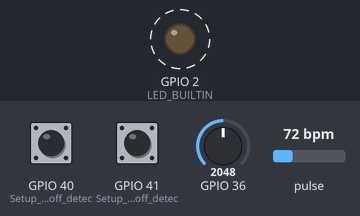
Recording of a sketch running on a simulated ESP32. On the bench: output pins drawn as LEDs (lit = HIGH). Dashed ring = blinking. The inputs (shaded band) are chosen by the test bench; at power-on: pulse 72 bpm, GPIO 36 = 2048, GPIO 40 (Setup_for_leads_off_detec) LOW, GPIO 41 (Setup_for_leads_off_detec) LOW. Nothing arrives over Bluetooth unless stated; what the sketch prints to the serial monitor is not drawn.

Above: at 1.2 s.
1.3 s: pulse set to 158 bpm
At 1.79 s:
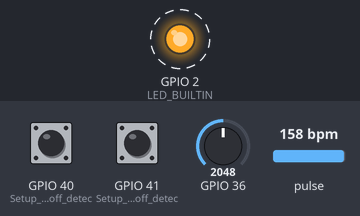
10.3 s: pulse set to 42 bpm
At 11.71 s:
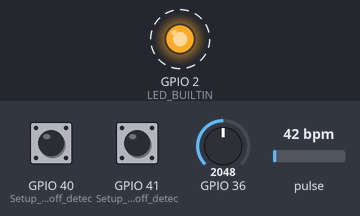
Timing chart, 0 to 14.3 s (numbered marks = the images above; inputs shaded):
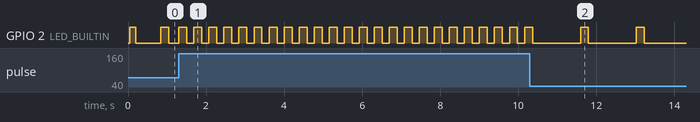

The sketch:

final.ino
```cpp
#define USE_ARDUINO_INTERRUPTS true
#include "BluetoothSerial.h"
#include <PulseSensorPlayground.h>
#define LED_BUILTIN 2 //pin with LED to turn on when BT connected

BluetoothSerial ESP_BT; // Object for Bluetooth
PulseSensorPlayground pulseSensor; //Object for pulsesensor

// global vars
boolean BT_cnx = false;
const int PulseWire = 39;
int Threshold = 550;     // Determine which Signal to "count as a beat" and which to ignore.

void callback(esp_spp_cb_event_t event, esp_spp_cb_param_t *param){
  if(event == ESP_SPP_SRV_OPEN_EVT){
    Serial.println("Client Connected");
    digitalWrite(LED_BUILTIN, HIGH);
    BT_cnx = true;
  }

  if(event == ESP_SPP_CLOSE_EVT ){
    Serial.println("Client disconnected");
    digitalWrite(LED_BUILTIN, LOW);
    BT_cnx = false;
    ESP.restart();
  }
}

void setup() {
  // initialize digital pin 2 as an output.
  pinMode(LED_BUILTIN, OUTPUT);
  // initialize the serial communication:
  Serial.begin(9600);
  Serial.println(); // blank line in serial ...
  pinMode(41, INPUT); // Setup for leads off detection LO +
  pinMode(40, INPUT); // Setup for leads off detection LO -
  // initialize the serial BT communication:
  ESP_BT.register_callback(callback);
  if(!ESP_BT.begin("ESP32_ECG")){
    Serial.println("An error occurred initializing Bluetooth");
  }else{
    Serial.println("Bluetooth initialized... Bluetooth Device is Ready to Pair...");
  }

  pulseSensor.analogInput(PulseWire);
  pulseSensor.blinkOnPulse(LED_BUILTIN);       //blink LED with heartbeat.
  pulseSensor.setThreshold(Threshold);  // Double-check the "pulseSensor" object was created and "began" seeing a signal.
  if (pulseSensor.begin()) {
    Serial.println("We created a pulseSensor Object !");  //This prints one time at power-up, or reset.
  }

}

void loop() {
  if((digitalRead(40) == 1)||(digitalRead(41) == 1)){
    Serial.println('!');
    ESP_BT.println('!');
  }
  else{
    // send the value of analog input 0 to serial:
    Serial.println(analogRead(A0));
    //Do the same for blutooth
    if(BT_cnx){
      ESP_BT.print('E'); //make the app Blutooth Graphics (https://play.google.com/store/apps/details?id=com.emrctn.BluetoothGraphics&hl=en_US) work (as specified by the app)
      ESP_BT.println(analogRead(A0));
    }
  }
  //Wait a little to keep serial data from saturating
  delay(1);

  int myBPM = pulseSensor.getBeatsPerMinute();  // Calls function on our pulseSensor object that returns BPM as an "int".
                                               // "myBPM" hold this BPM value now.
  if (pulseSensor.sawStartOfBeat()) {            // Constantly test to see if "a beat happened".
    Serial.println("♥  A HeartBeat Happened ! "); // If test is "true", print a message "a heartbeat happened".
    Serial.print("BPM: ");                        // Print phrase "BPM: "
    Serial.println(myBPM);                        // Print the value inside of myBPM.
}
}
```

Measured:
- after the input at 1.3 s, GPIO 2 (LED_BUILTIN): alternates HIGH for 0.20 s and LOW for 0.18 s, starting at once
- after the input at 10.3 s, GPIO 2 (LED_BUILTIN): alternates HIGH for 0.20 s and LOW for 1.2 s, starting after 1.3 s
- by itself, GPIO 2 (LED_BUILTIN): alternates HIGH for 0.18 s and LOW for 0.64 s
